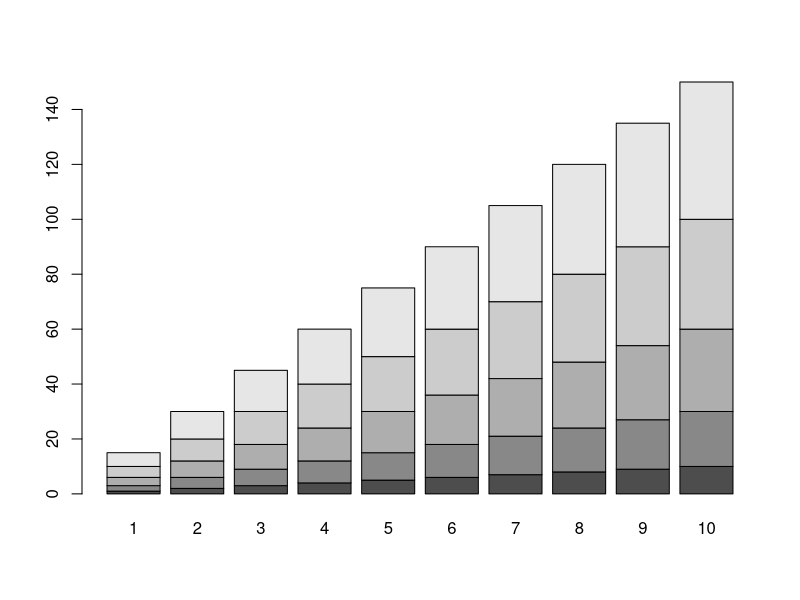

Here is the R script that generated this plot:
tables <- matrix(c(seq(1,10,1),seq(2,20,2),seq(3,30,3),seq(4,40,4),seq(5,50,5)),ncol=10,byrow=TRUE)
colnames(tables) <- c(as.character(1:10))
rownames(tables) <- c(as.character(1:5))
tables <- as.table(tables)
barplot(tables)
